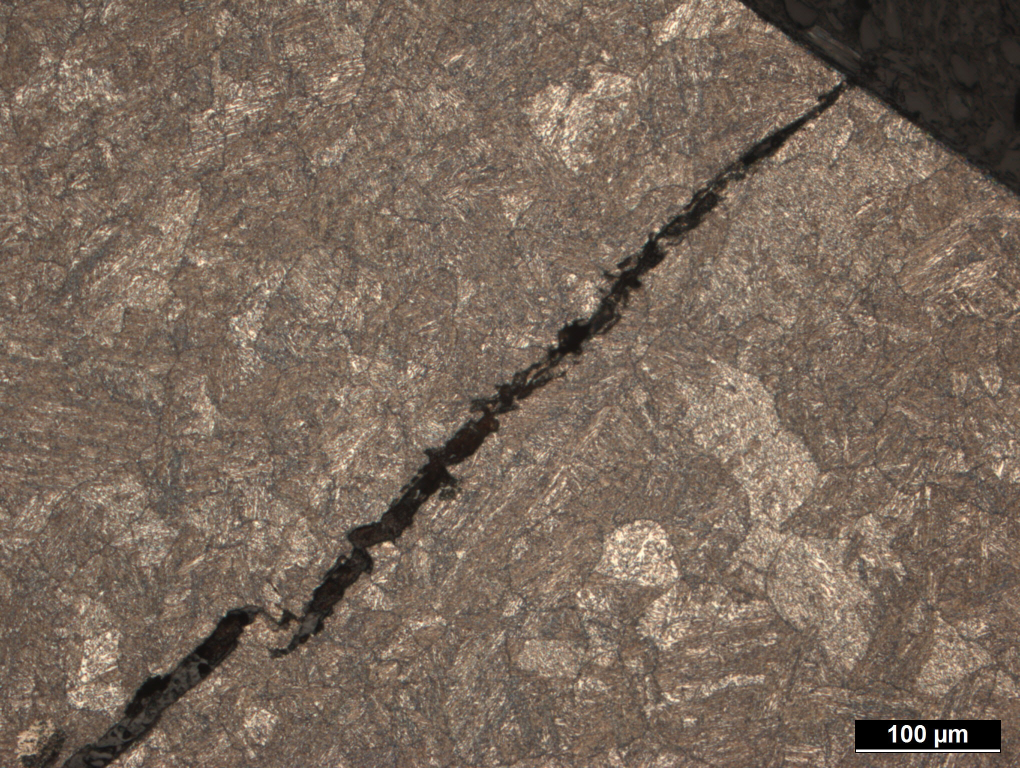
#> input picture server/201506009_LIMI_007979.jpg, 2040 x 1536 px (shown at 1/2 size)
$ python -i detct.py   (imports and definitions only)
#> lines starting #> are read from the running program, lines starting #| are printed output that depends on the picture
#> further down, picture is the input picture: shape (1536, 2040, 3); mean B, G, R 90.8, 104.2, 120.7
import matplotlib

# [1 line not run here, left out]
import numpy as np
from skimage.color import rgb2gray
from skimage.transform import rescale
import matplotlib.pyplot as plt
import PIL
from PIL import Image, ImageDraw
import cv2


def bbox(image):
    im_copy = image.copy()
    image = (255 * rescale(image, 0.25)).astype(np.uint8)
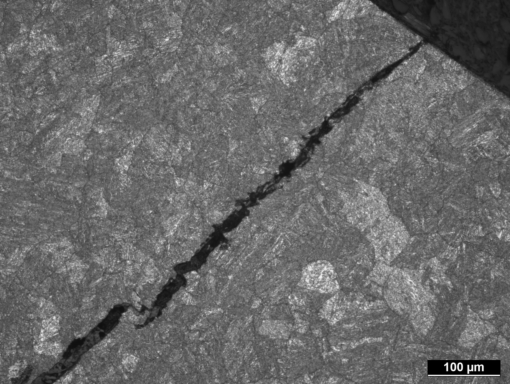
#> image: shape (384, 510, 1); min 0, max 246, mean 104.5
    proto = np.zeros_like(image)
    image = image[:-35, ...]
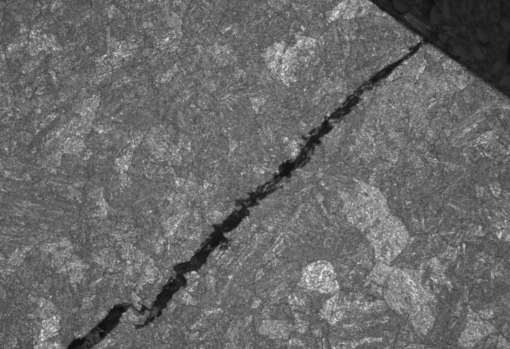
#> image: shape (349, 510, 1); min 14, max 240, mean 105.4
    img = np.zeros_like(image)
    blur = cv2.medianBlur(image, 11)
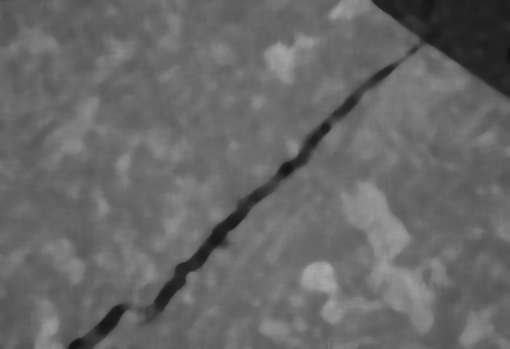
#> blur: shape (349, 510); min 15, max 171, mean 103.6
    # blur = image
#> (the run stopped early here; a loop or call above may not have finished)
